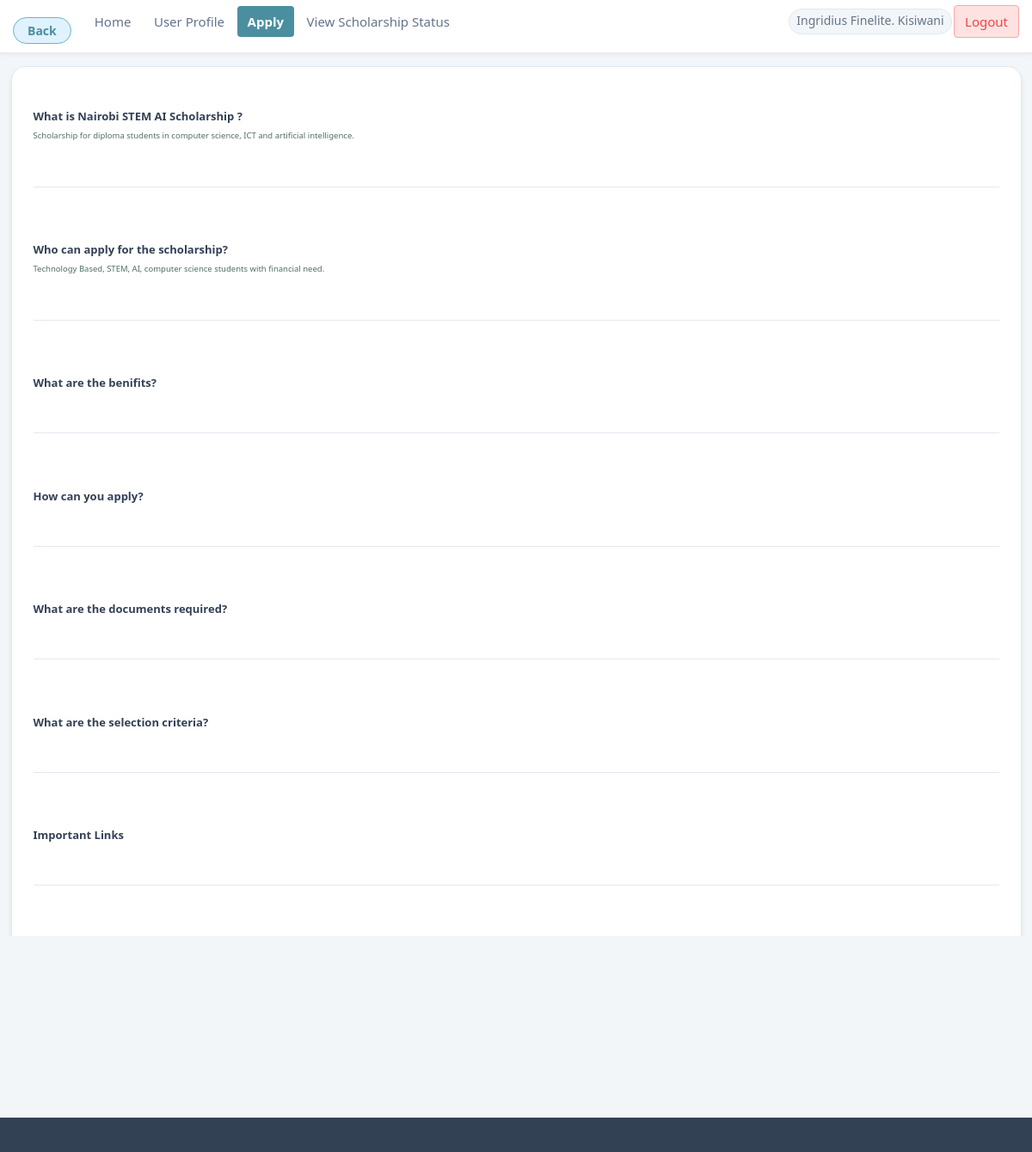
Screenshot of /student/tempschdesc.php?sch=40 (signed in) with the database file from the repository.
### tables this page shows
CREATE TABLE `scholarship` (
  `scholarshipID` int(11) NOT NULL AUTO_INCREMENT,
  `sigID` int(11) NOT NULL,
  `schname` varchar(255) NOT NULL,
  `schlocation` varchar(255) NOT NULL,
  `schlocationfrom` varchar(255) NOT NULL,
  `degree` varchar(255) NOT NULL,
  `gender` varchar(20) NOT NULL,
  `target_financial_need` enum('Any','Low','Medium','High','Critical') DEFAULT 'Any',
  `religion` varchar(55) NOT NULL,
  `sch` varchar(30) NOT NULL,
  `appDeadline` date NOT NULL,
  `granteesNum` int(11) NOT NULL,
  `funding` varchar(20) NOT NULL,
  `description` varchar(4095) NOT NULL,
  `eligibility` varchar(4095) NOT NULL,
  `benefits` varchar(4095) NOT NULL,
  `apply` varchar(4095) NOT NULL,
  `links` varchar(1024) NOT NULL,
  `contact` varchar(1024) NOT NULL,
  `adminapproval` varchar(20) NOT NULL,
  `approved_at` datetime DEFAULT NULL,
  `previous_adminapproval` varchar(20) NOT NULL,
  `schstatus` varchar(20) NOT NULL DEFAULT 'active',
  PRIMARY KEY (`scholarshipID`),
  KEY `fk_scholarship_signatory` (`sigID`),
  CONSTRAINT `fk_scholarship_signatory` FOREIGN KEY (`sigID`) REFERENCES `signatory` (`sigID`) ON DELETE CASCADE ON UPDATE CASCADE
);

### student/tempschdesc.php (the view, shortened to what this page needs)
<!DOCTYPE HTML>
<html>
  <head>
      <link href="../css/bootstrap.min.css" rel="stylesheet">
      <link href="../css/user.css" rel="stylesheet">
      <link href="../css/pages/student.css" rel="stylesheet">
      <link href="../css/pages/student-dashboard.css" rel="stylesheet">
  </head>
  <body class="app-shell">
    <div class="app-page">
        <?php
          require '../includes/nav-student.php';
        ?>
        <article id="main">
          <?php
            $conn = getDbConnection();
            $schid = 0;
            if (isset($_GET['sch'])) {
              $schid = (int)$_GET['sch'];
            } elseif (isset($_GET['id'])) {
              $schid = (int)$_GET['id'];
            }
            $sigID = '';
            $schFound = false;
            $schname = $description = $eligibility = $benefits = $apply = $links = $contact = '';
            if ($schid > 0) {
              $schStmt = $conn->prepare("SELECT * FROM scholarship WHERE scholarshipID = ? LIMIT 1");
              if ($schStmt) {
                $schStmt->bind_param("i", $schid);
                $schStmt->execute();
                $schRow = $schStmt->get_result()->fetch_assoc();
                if ($schRow) {
                  $schFound = true;
                  $sigID = (string)($schRow['sigID'] ?? '');
                  $schname = (string)($schRow['schname'] ?? '');
                  $description = (string)($schRow['description'] ?? '');
                  $eligibility = (string)($schRow['eligibility'] ?? '');
                }
              }
            }
            if ($schFound) {
          ?>
            <section class="content-card container">
                <div class="content">
                  <section style="text-align: justify;">
                    <h1><b>What is <?php echo $schname; ?> ?</b></h1>
                    <p><?php echo $description; ?></p>
                  </section>
                  <br><hr><br>
                  <section>
                    <h1><b>Who can apply for the scholarship?</b></h1>
                    <p><?php echo $eligibility; ?></p>
                  </section>
                  <br><hr><br>
                  <section>
                    <h1><b>What are the benifits?</b></h1>
                  </section>
                  <br><hr><br>
                  <section>
                    <h1><b>How can you apply?</b></h1>
                  </section>
                  <br><hr><br>
                  <section>
                    <h1><b>What are the documents required?</b></h1>
                  </section>
                  <br><hr><br>
                  <section>
                    <h1><b>What are the selection criteria?</b></h1>
                  </section>
                  <br><hr><br>
                  <section>
                    <h1><b>Important Links</b></h1>
                  </section>
                  <br><hr><br>
                  <section>
                    <h1><b>Contact Details</b></h1>
                  </section>
                  <br><hr><br>
                    <?php if ((int)$sigID > 0) { ?>
                      <form action="apply.php" method="post">
                          <input type="submit" name="apply" value="Apply >>">
                      </form>
                    <?php } else { ?>
                      <p style="color:#b91c1c; font-weight:600;">This scholarship is missing signatory ownership data, so applications are temporarily unavailable.</p>
                      <a href="tempUserApply.php" class="button">Back to Scholarships</a>
                    <?php } ?>
                </div>
            </section>
            <?php }
            ?>
        </article>
        <footer id="footer">
        </footer>
    </div>
  </body>
</html>

### css/user.css (style rules this page uses)
:root { --stu-bg-0: #f2fbf7; --stu-bg-1: #e1f6ec; --stu-ink: #17342b; --stu-ink-soft: #4f6e63; --stu-accent: #0d9488; --stu-accent-2: #22c55e; --stu-surface: #ffffff; --stu-border: #cfe8dd; }
article#main p, #cta p { color: var(--stu-ink-soft); }
#footer { color: #4f6e63; }

### css/pages/student-dashboard.css (style rules this page uses)
:root { --brand: #4a8fa0; --brand-dark: #1a2b45; --brand-light: #e0f2fe; --brand-muted: #6fb2c2; --success: #10b981; --success-bg: #d1fae5; --warning: #f59e0b; --warning-bg: #fef3c7; --danger: #ef4444; --danger-bg: #fee2e2; --info: #4a8fa0; --info-bg: #e0f2fe; --bg-page: #f3f6f8; --bg-card: #ffffff; --border: #e2e8f0; --border-focus: var(--brand); --text-main: #334155; --text-muted: #64748b; --text-inverse: #ffffff; --shadow-xs: 0 2px 4px rgba(0,0,0,0.05); --shadow-sm: 0 4px 6px rgba(0,0,0,0.08); --shadow-md: 0 10px 15px -3px rgba(0, 0, 0, 0.1); --shadow-brand: 0 8px 24px rgba(74, 143, 160, 0.18); --shadow-card-hover: 0 8px 28px rgba(74, 143, 160, 0.14); --radius-sm: 4px; --radius-md: 8px; --radius-lg: 12px; --radius-xl: 16px; --radius-full: 9999px; --ease: ease; --t-fast: 150ms; --t-base: 220ms; --t-slow: 400ms; --nav-h: 62px; }
*, *::before, *::after { box-sizing: border-box; margin: 0; padding: 0; }
html { scroll-behavior: smooth; }
body { font-family: system-ui, -apple-system, 'Segoe UI', Roboto, sans-serif; background: var(--bg-page); color: var(--text-main); font-size: 16px; line-height: 1.6; -webkit-font-smoothing: antialiased; overflow-x: hidden; }
body.app-shell { background: var(--bg-page); }
.app-page { display: flex; flex-direction: column; min-height: 100vh; }
.content-card.container, section.content-card.container { background: var(--bg-card); border-radius: var(--radius-xl); box-shadow: var(--shadow-sm); border: 1px solid var(--border); padding: 2.5rem; width: calc(100% - 2.5rem); max-width: none; margin: 1.5rem 1.25rem 2.5rem; animation: slideUpFade var(--t-slow) var(--ease) .15s both; }
input[type="submit"], .btn-primary, button.btn-primary, button[type="submit"] { display: inline-flex; align-items: center; justify-content: center; background: linear-gradient(135deg, var(--brand) 0%, var(--brand-dark) 100%); color: #fff; border: none; padding: .75rem 2rem; font-size: .95rem; font-weight: 700; border-radius: var(--radius-md); cursor: pointer; box-shadow: 0 4px 12px rgba(37,99,235,.3); transition: transform var(--t-base) var(--ease), box-shadow var(--t-base) var(--ease); position: relative; overflow: hidden; }
.content-card section h1 { font-size: 1.3rem; font-weight: 700; color: var(--text-main); margin-bottom: .75rem; padding-top: .5rem; }
.content-card section p { font-size: .95rem; color: var(--text-muted); line-height: 1.7; }
.content-card hr { border: none; height: 1px; background: var(--border); margin: 1.5rem 0; }
.content-card form input[type="submit"], .content-card form button[type="submit"] { margin-top: 1.5rem; padding: .8rem 2.4rem; font-size: 1rem; }
#footer { background: var(--text-main); color: #94a3b8; padding: 1.5rem 2rem; text-align: center; font-size: .9rem; margin-top: auto; }
.stagger-item { opacity: 0; transform: translateY(14px); font-size: 75%; animation: slideUpFade .5s var(--ease) forwards; }

### rows the page displays
scholarship: schname "Nairobi STEM AI Scholarship", description "Scholarship for diploma students in computer science, ICT and artificial intelligence.", eligibility "Technology Based, STEM, AI, computer science students with financial need."

### other values shown
$_SESSION['currentUserName'] "Ingridius Finelite. Kisiwani"
